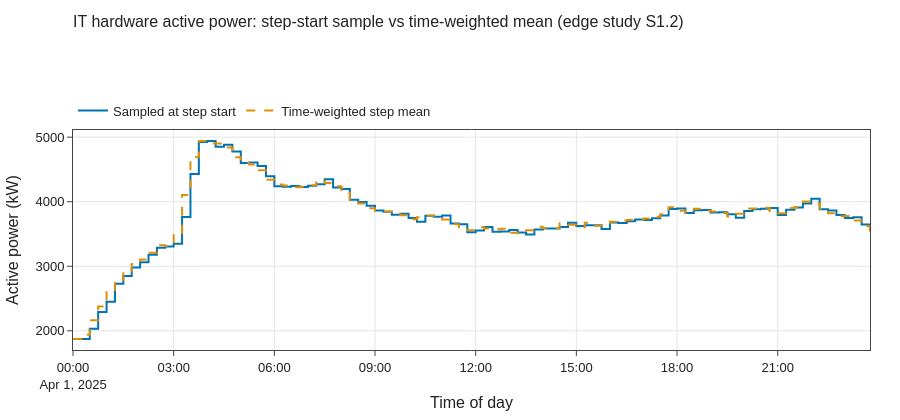

Notebook code cell kept with this figure:
### Markdown cell above
### 3.7 Input sampling: step-start samples vs time-weighted means
The edge study's energy supply and grid accounting take the demand value at the start of each
15-min step and hold it, while IT hardware power changes every 30 s. Vessim does the same when fed
step samples. Feeding time-weighted step means instead shows the size of this effect.

### Code cell
fig = vp.line_comparison(
    {"Sampled at step start": ref.it_kw, "Time-weighted step mean": ref.it_mean_kw},
    title="IT hardware active power: step-start sample vs time-weighted mean (edge study S1.2)",
    y_title="Active power (kW)")
fig.show()
e_sampled = energy_summary(runs["Vessim + edge rule + losses"], STEP_S)["Grid import energy (kWh)"]
e_mean = energy_summary(runs_mean, STEP_S)["Grid import energy (kWh)"]
print(f"Grid import, sampled inputs: {e_sampled:,.0f} kWh; time-weighted inputs: {e_mean:,.0f} kWh; "
      f"difference {e_mean - e_sampled:,.0f} kWh ({(e_mean / e_sampled - 1) * 100:.2f} %)")
